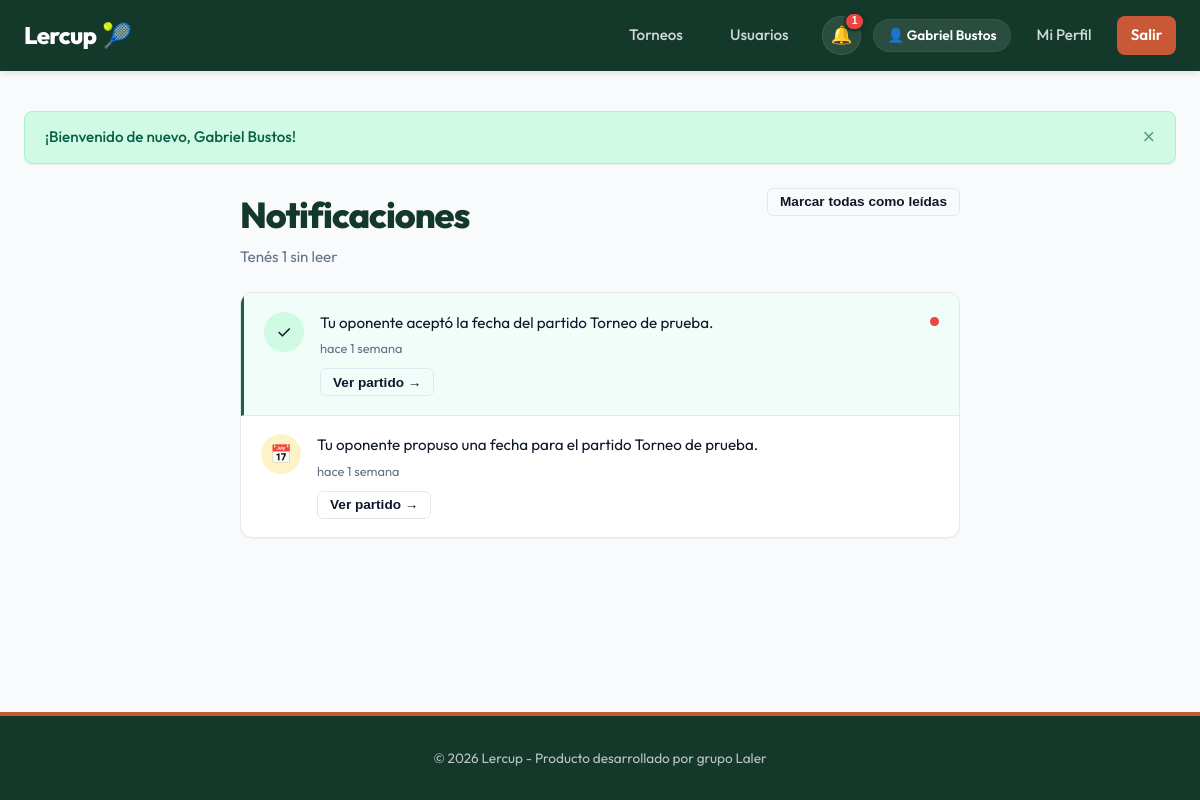
/notifications (signed in), run on the app's committed database.
### app/models/user.py (models this page shows)
class User(SQLModel, table=True):
    id: Optional[int] = Field(default=None, primary_key=True)
    email: str = Field(index=True, unique=True, nullable=False)
    hashed_password: str = Field(nullable=False)
    full_name: str = Field(nullable=False)
    city: Optional[str] = Field(default=None)
    phone_number: Optional[str] = Field(default=None)
    avatar_url: Optional[str] = Field(default=None)
    is_admin: bool = Field(default=False)
    role: str = Field(default="player") # player, tournament_admin, admin
    created_at: datetime = Field(default_factory=datetime.utcnow)
    profiles: List["PlayerProfile"] = Relationship(
        back_populates="user",
        sa_relationship_kwargs={"cascade": "all, delete-orphan"}
    )
    registrations: List["TournamentRegistration"] = Relationship(
        back_populates="user",
        sa_relationship_kwargs={"cascade": "all, delete-orphan"}
    )
    created_tournaments: List["Tournament"] = Relationship(
        back_populates="creator"
    )

### app/models/notification.py (models this page shows)
class Notification(SQLModel, table=True):
    id: Optional[int] = Field(default=None, primary_key=True)
    user_id: int = Field(foreign_key="user.id", nullable=False, index=True)
    type: str = Field(nullable=False)  # match_proposed, match_confirmed, match_rejected
    message: str = Field(nullable=False)
    related_match_id: Optional[int] = Field(
        foreign_key="match.id", default=None, nullable=True
    )
    is_read: bool = Field(default=False)
    created_at: datetime = Field(default_factory=datetime.utcnow)
    user: "User" = Relationship(
        sa_relationship_kwargs={"primaryjoin": "Notification.user_id == User.id"}
    )
    related_match: Optional["Match"] = Relationship(
        sa_relationship_kwargs={"primaryjoin": "Notification.related_match_id == Match.id"}
    )

### app/routes/web/notifications.py (the view)
@router.get("")
def list_notifications(
    request: Request,
    db: Session = Depends(get_session),
    current_user: User = Depends(get_current_user_or_redirect),
):
    notifications = NotificationService.get_all_notifications(db, current_user.id)
    return render_template(request, db, "notifications/list.html", {
        "notifications": notifications,
        "active_page": "notifications",
    })

### app/templates/notifications/list.html (shortened to what this page needs)
{% extends "base.html" %}
{% block content %}
<div class="page-narrow">
    <div class="notification-page-header">
        <div>
            <h1 style="margin-bottom: 0.25rem;">Notificaciones</h1>
            <p class="notification-page-subtitle">
                {% if unread_notification_count > 0 %}
                    Tenés {{ unread_notification_count }} sin leer
                {% else %}
                    Estás al día
                {% endif %}
            </p>
        </div>
        {% if unread_notification_count > 0 %}
            <form method="post" action="/notifications/mark-all-read">
                <button type="submit" class="btn btn-outline btn-sm">Marcar todas como leídas</button>
            </form>
        {% endif %}
    </div>
    <div class="card" style="padding: 0; overflow: hidden;">
        {% if notifications %}
            <div class="notification-list">
                {% for n in notifications %}
                    <div class="notification-item {% if not n.is_read %}notification-unread{% endif %}">
                        <div class="notification-type-icon {% if n.type == 'match_proposed' %}notification-type-icon--proposed{% elif n.type == 'match_confirmed' %}notification-type-icon--confirmed{% elif n.type == 'match_rejected' %}notification-type-icon--rejected{% else %}notification-type-icon--default{% endif %}">
                            {% if n.type == 'match_proposed' %}📅
                            {% elif n.type == 'match_confirmed' %}✓
                            {% elif n.type == 'match_rejected' %}✕
                            {% else %}🔔{% endif %}
                        </div>
                        <div class="notification-body">
                            <p class="notification-message">{{ n.message }}</p>
                            <p class="notification-time" title="{{ n.created_at.strftime('%d/%m/%Y %H:%M') }}">{{ n.created_at | time_ago }}</p>
                            {% if n.related_match_id %}
                                <form method="post" action="/notifications/{{ n.id }}/read" style="margin-top: 0.6rem;">
                                    <button type="submit" class="btn btn-outline btn-sm">Ver partido →</button>
                                </form>
                            {% endif %}
                        </div>
                        {% if not n.is_read %}
                            <span class="notification-dot" title="Sin leer" aria-label="Sin leer"></span>
                        {% endif %}
                    </div>
                {% endfor %}
            </div>
        {% else %}
            <div class="empty-state" style="padding: 4rem 2rem;">
                <div class="empty-state-icon">🔔</div>
                <h3>Sin notificaciones</h3>
                <p>Cuando tu oponente proponga, confirme o rechace una fecha, vas a verlo acá.</p>
            </div>
        {% endif %}
    </div>
</div>
{% endblock %}

### app/templates/base.html (shortened to what this page needs)
<!DOCTYPE html>
<html lang="es">
<head>
    <link rel="stylesheet" href="/static/css/app.css?v={{ static_version }}">
</head>
<body>
    <header>
        <div class="navbar">
            <a href="/" class="nav-brand">
                Lercup<span>🎾</span>
            </a>
            <nav>
                <ul class="nav-menu">
                    <li><a href="/tournaments" class="nav-link {% if active_page == 'tournaments' %}active{% endif %}">Torneos</a></li>
                    <li><a href="/users" class="nav-link {% if active_page == 'users' %}active{% endif %}">Usuarios</a></li>
                    {% if current_user %}
                        <li class="nav-actions-group">
                            <div class="notification-menu">
                                <button type="button" class="notification-bell" aria-label="Notificaciones{% if unread_notification_count > 0 %} ({{ unread_notification_count }} sin leer){% endif %}" aria-expanded="false">
                                    <span class="notification-bell-icon" aria-hidden="true">🔔</span>
                                    {% if unread_notification_count > 0 %}
                                        <span class="notification-badge" aria-hidden="true">{{ unread_notification_count }}</span>
                                    {% endif %}
                                </button>
                            </div>
                            <div class="user-menu">
                                <span class="user-badge">👤 {{ current_user.full_name }}</span>
                                <a href="/users/profile/{{ current_user.id }}" class="nav-link {% if active_page == 'profile' %}active{% endif %}">Mi Perfil</a>
                                <a href="/auth/logout" class="nav-link nav-btn">Salir</a>
                            </div>
                        </li>
                    {% else %}
                        <li><a href="/auth/login" class="nav-link">Iniciar Sesión</a></li>
                        <li><a href="/auth/register" class="nav-link nav-btn">Registrarse</a></li>
                    {% endif %}
                </ul>
            </nav>
        </div>
    </header>
    <main>
        {% if messages %}
            <div class="alerts-container">
                {% for msg in messages %}
                    <div class="alert alert-{{ msg.type }}">
                        <span>{{ msg.text }}</span>
                        <button class="close-btn">&times;</button>
                    </div>
                {% endfor %}
            </div>
        {% endif %}
        {% block content %}
        {% endblock %}
    </main>
    <footer>
        <p>&copy; 2026 Lercup - Producto desarrollado por grupo Laler</p>
    </footer>
</body>
</html>

### data on the page
User: full_name "Gabriel Bustos"
Notification: message "Tu oponente aceptó la fecha del partido Torneo de prueba.", created_at "hace 1 semana", is_read False (drawn)
Notification: message "Tu oponente propuso una fecha para el partido Torneo de prueba.", created_at "hace 1 semana"

### other printed values
{{ unread_notification_count }} "1"
{{ msg.text }} "¡Bienvenido de nuevo, Gabriel Bustos!"
